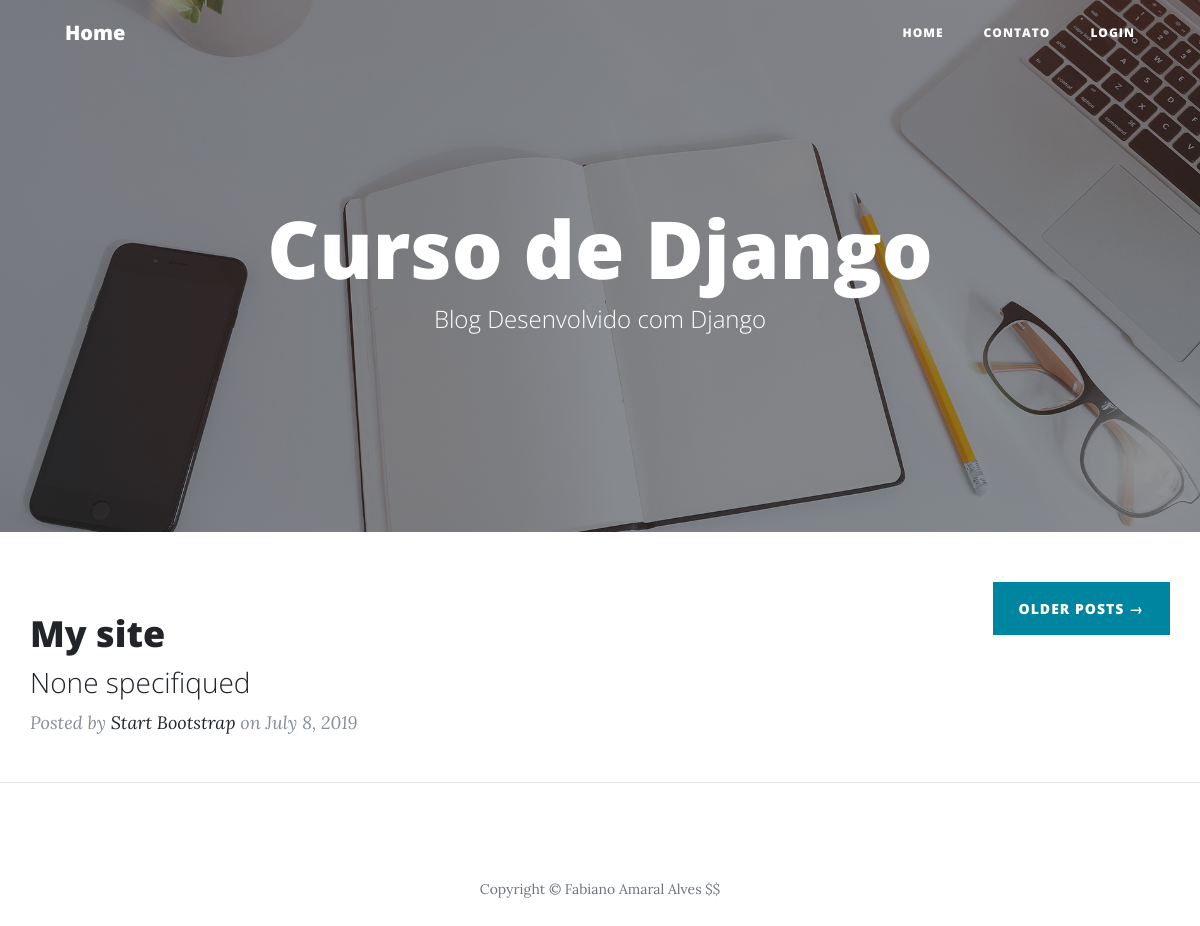
The app's page /, older data.
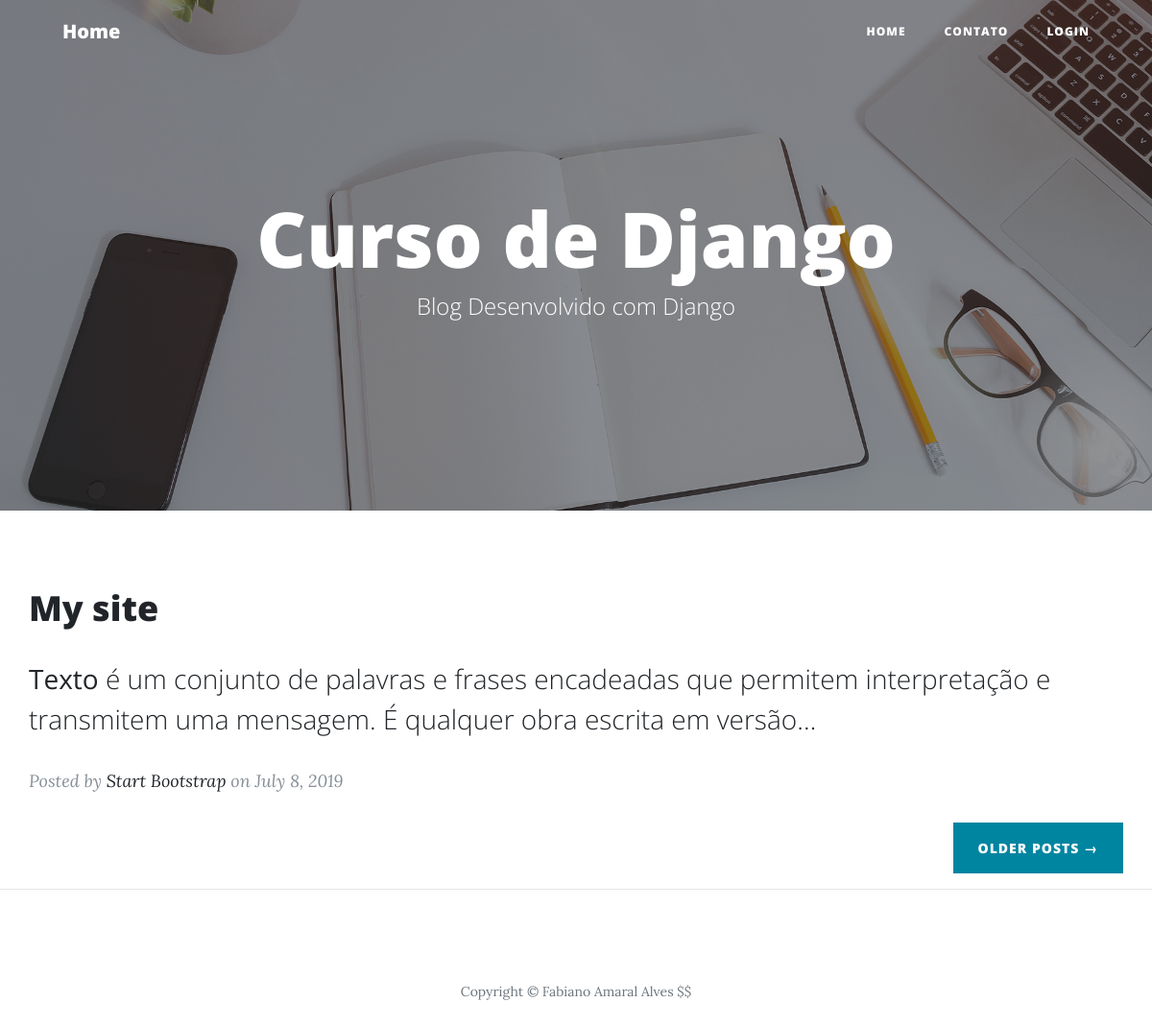
The same page, newer data.
### blog/models.py (models this page shows, shortened)
class Post(models.Model):
    STATUS = (
        ('draft', 'Draft'),
        ('published', 'Published'),
    )
    title = models.CharField(verbose_name="Titulo", max_length=250)
    slug = models.SlugField(max_length=250)
    author = models.ForeignKey(User, on_delete=models.CASCADE)
    category = models.ManyToManyField(Category, related_name="get_posts")
    image = models.ImageField(upload_to="blog", blank=True, null=True)
    content = RichTextField(verbose_name="Conteudo")
    published = models.DateTimeField(default=timezone.now)
    created = models.DateTimeField(auto_now_add=True)
    changed = models.DateTimeField(auto_now=True)
    status = models.CharField(max_length=10, choices=STATUS, default='draft')
    objects = models.Manager()
    published1 = PublishedManager()
    def get_absolute_url(self):
        return reverse('post_detail',args=[self.slug])
    class Meta:
        ordering = ('-published',)

### blog/views.py (the view)
# urls.py: path('', views.BlogListView.as_view(),name='home'),
class BlogListView(ListView):
    model = Post
    template_name = 'blog/home.html'

### social/processors.py (called while the page is built)
def ctx_social(request):
    ctx_dict = {}
    links = Link.objects.all()
    for link in links:
        ctx_dict[link.key_social] = link.url
    return ctx_dict

### blog/templates/blog/home.html (shortened to what this page needs)
{% extends 'base.html' %}
{% load static %}
{% block header %}
  <header class="masthead" style="background-image: url({% static 'img/home-bg.jpg' %})">
    <div class="overlay"></div>
    <div class="container">
      <div class="row">
        <div class="col-lg-8 col-md-10 mx-auto">
          <div class="site-heading">
            <h1>Curso de Django</h1>
            <span class="subheading">Blog Desenvolvido com Django </span>
          </div>
        </div>
      </div>
    </div>
  </header>
{% endblock header %}
{% block content %}
{% for post in object_list%}
<div class="post-preview">
    <a href="{{post.get_absolute_url}}">
      <h2 class="post-title">
       {{ post.title }}
      </h2>
      <h3 class="post-subtitle">
            {{ post.content|safe|truncatechars:"200" }}
      </h3>
    </a>
    <p class="post-meta">Posted by
      <a href="#">Start Bootstrap</a>
      on July 8, 2019</p>
</div>
{% endfor %}
<div class="clearfix">
<a class="btn btn-primary float-right" href="#">Older Posts &rarr;</a>
</div>
{% endblock content %}

### templates/base.html (shortened to what this page needs)
{% load static %}
<!DOCTYPE html>
<html lang="pt-br">
<head>
    <link href={% static 'vendor/bootstrap/css/bootstrap.min.css' %} rel="stylesheet">
    <link href={% static 'vendor/fontawesome-free/css/all.min.css' %} rel="stylesheet" type="text/css">
    <link href={% static 'css/clean-blog.min.css' %} rel="stylesheet">
</head>
<body>
    <nav class="navbar navbar-expand-lg navbar-light fixed-top" id="mainNav">
        <div class="container">
            <a class="navbar-brand" href="/">Home</a>
            <div class="collapse navbar-collapse" id="navbarResponsive">
                <ul class="navbar-nav ml-auto">
                    <li class="nav-item">
                        <a class="nav-link" href="/">Home</a>
                    </li>
                    <li class="nav-item">
                        <a class="nav-link" href="contact.html">Contato</a>
                    </li>
                    {% if user.is_authenticated %}
                    <li class="nav-item">
                        <a class="nav-link" href="{% url 'post_new' %}">+ Nova Postagem no Blog</a>
                    </li>
                    <li class="nav-item">{{user.username}}</li>
                    <li class="nav-item"><a class="nav-link" href="{% url 'logout' %}">logout</a></li>
                    {% else %}
                    <li class="nav-item"><a class="nav-link" href="{% url 'login' %}">login</a></li>
                    {% endif %}
                </ul>
            </div>
        </div>
    </nav>
    {% block header %} {% endblock header %}
    <div class="container">
        <div class="row">
            {% block content %} {% endblock content %}
        </div>
    </div>
    <hr>
    <footer>
        <div class="container">
            <div class="row">
                <div class="col-lg-8 col-md-10 mx-auto">
                    <p class="copyright text-muted">Copyright &copy; Fabiano Amaral Alves $$</p>
                </div>
            </div>
        </div>
    </footer>
</body>
</html>

Row changes from the older to the newer data that the page shows:
changed Post "My site": content "None specifiqued" → "Texto é um conjunto de palavras e frases encadeadas que permitem interpretação e transmitem uma mensagem. É qualquer obra escrita em versão…"
